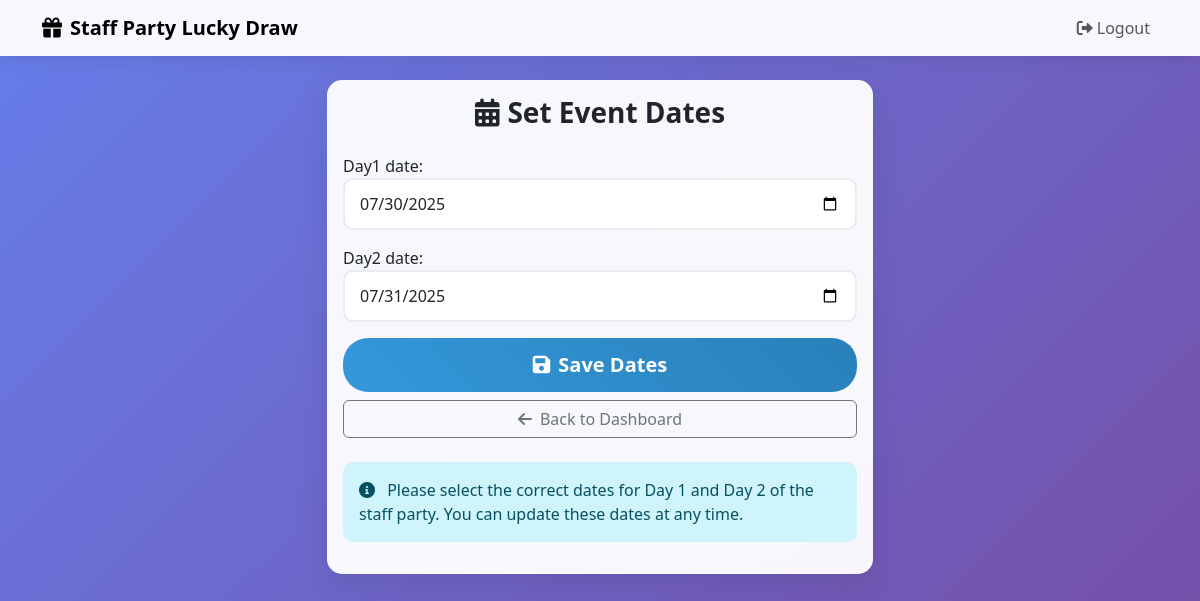
/set-event-dates/ (signed in), run on an earlier commit of the app's database.
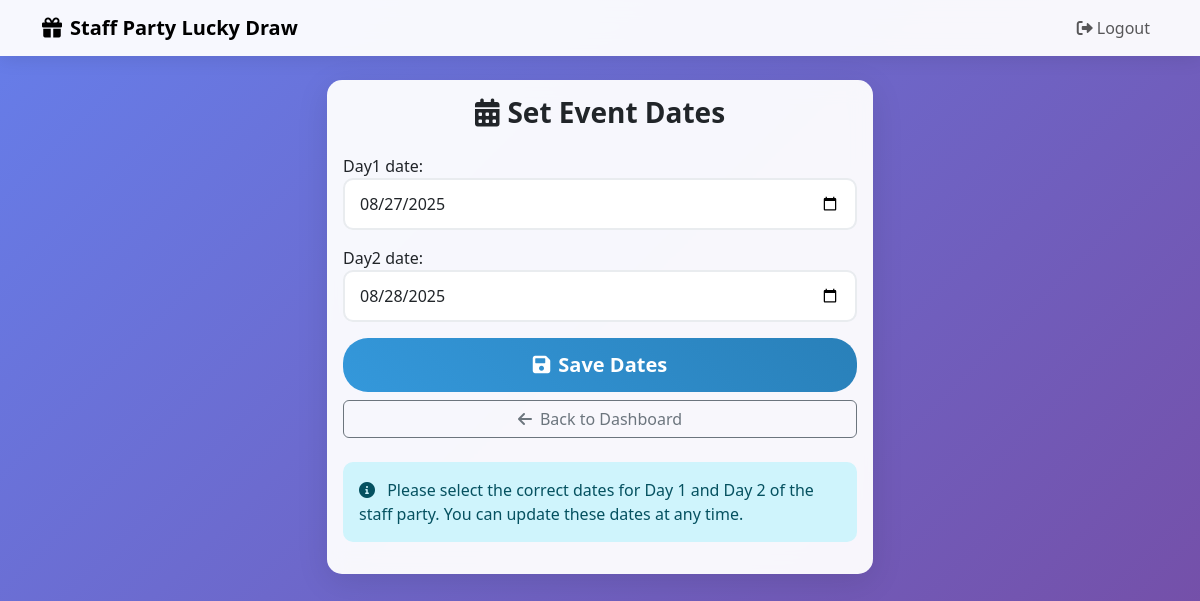
And on a later commit of the database.
### lucky_draw/models.py (models this page shows, shortened)
class EventSettings(models.Model):
    day1_date = models.DateField(null=True, blank=True)
    day2_date = models.DateField(null=True, blank=True)
    updated_at = models.DateTimeField(auto_now=True)
    @classmethod
    def get_solo(cls):
        obj, created = cls.objects.get_or_create(pk=1)
        return obj

### lucky_draw/views.py (the view)
# urls.py: path('set-event-dates/', views.set_event_dates, name='set_event_dates'),
@login_required
def set_event_dates(request):
    settings = EventSettings.get_solo()
    if request.method == 'POST':
        form = EventSettingsForm(request.POST, instance=settings)
        if form.is_valid():
            form.save()
            messages.success(request, 'Event dates updated successfully.')
            return redirect('dashboard')
    else:
        form = EventSettingsForm(instance=settings)
    return render(request, 'lucky_draw/set_event_dates.html', {'form': form})

### lucky_draw/forms.py
class EventSettingsForm(forms.ModelForm):
    class Meta:
        model = EventSettings
        fields = ['day1_date', 'day2_date']
        widgets = {
            'day1_date': forms.DateInput(attrs={'type': 'date', 'class': 'form-control'}),
            'day2_date': forms.DateInput(attrs={'type': 'date', 'class': 'form-control'}),
        }

### lucky_draw/templates/lucky_draw/set_event_dates.html (shortened to what this page needs)
{% extends 'lucky_draw/base.html' %}
{% block content %}
<div class="container">
    <div class="row justify-content-center">
        <div class="col-md-6">
            <div class="card">
                <div class="card-body">
                    <h3 class="fw-bold text-center mb-4">
                        <i class="fas fa-calendar-alt me-2"></i>Set Event Dates
                    </h3>
                    <form method="post">
                        <div class="mb-3">
                            {{ form.day1_date.label_tag }}
                            {{ form.day1_date }}
                        </div>
                        <div class="mb-3">
                            {{ form.day2_date.label_tag }}
                            {{ form.day2_date }}
                        </div>
                        <div class="d-grid gap-2">
                            <button type="submit" class="btn btn-primary btn-lg">
                                <i class="fas fa-save me-2"></i>Save Dates
                            </button>
                            <a href="{% url 'dashboard' %}" class="btn btn-outline-secondary">
                                <i class="fas fa-arrow-left me-2"></i>Back to Dashboard
                            </a>
                        </div>
                    </form>
                    <div class="alert alert-info mt-4">
                        <i class="fas fa-info-circle me-2"></i>
                        Please select the correct dates for Day 1 and Day 2 of the staff party. You can update these dates at any time.
                    </div>
                </div>
            </div>
        </div>
    </div>
</div>
{% endblock %}

What changed in the data, as far as the page shows it:
changed EventSettings: day1_date "07/30/2025" → "08/27/2025"; day2_date "07/31/2025" → "08/28/2025"
